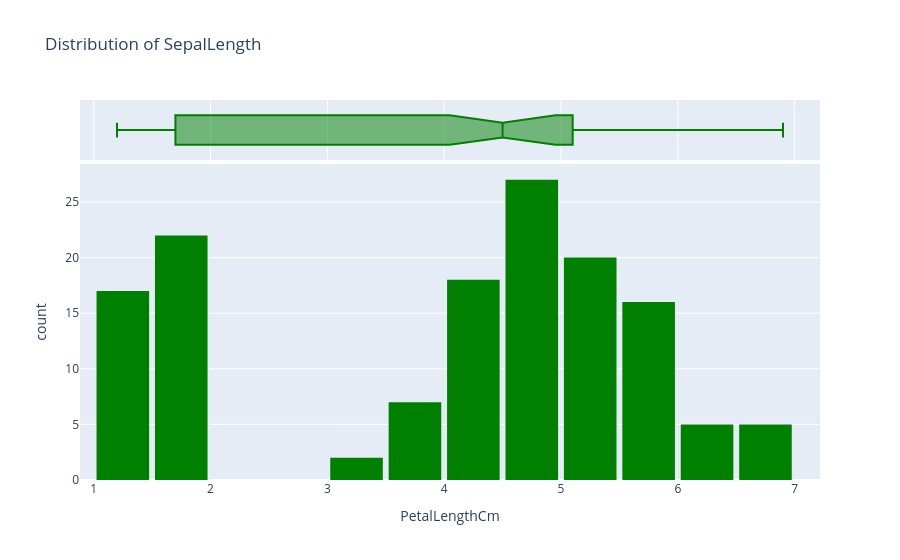

Notebook cell for this chart:
### Code cell
fig = px.histogram(iris_df,
                   x='PetalLengthCm',
                   marginal='box',
                   color_discrete_sequence=['green'],
                   title='Distribution of SepalLength')
fig.update_layout(bargap=0.1)
fig.show()

### Figure 1 — Plotly figure (JSON) as saved in the notebook; plotly's stock layout.template omitted (floating-point values rounded to 4 significant figures; data arrays with more than 128 entries replaced by an {"elided": "..."} marker saying what was removed)
{"data": [{"alignmentgroup": "True", "bingroup": "x", "hovertemplate": "PetalLengthCm=%{x}<br>count=%{y}<extra></extra>", "legendgroup": "", "marker": {"color": "green", "pattern": {"shape": ""}}, "name": "", "offsetgroup": "", "orientation": "v", "showlegend": false, "type": "histogram", "x": {"elided": "139 float values"}, "xaxis": "x", "yaxis": "y"}, {"alignmentgroup": "True", "hovertemplate": "PetalLengthCm=%{x}<extra></extra>", "legendgroup": "", "marker": {"color": "green"}, "name": "", "notched": true, "offsetgroup": "", "showlegend": false, "type": "box", "x": {"elided": "139 float values"}, "xaxis": "x2", "yaxis": "y2"}], "layout": {"bargap": 0.1, "barmode": "relative", "legend": {"tracegroupgap": 0}, "title": {"text": "Distribution of SepalLength"}, "xaxis": {"anchor": "y", "domain": [0, 1], "title": {"text": "PetalLengthCm"}}, "xaxis2": {"anchor": "y2", "domain": [0, 1], "matches": "x", "showgrid": true, "showticklabels": false}, "yaxis": {"anchor": "x", "domain": [0, 0.8316], "title": {"text": "count"}}, "yaxis2": {"anchor": "x2", "domain": [0.8416, 1], "matches": "y2", "showgrid": false, "showline": false, "showticklabels": false, "ticks": ""}}}
